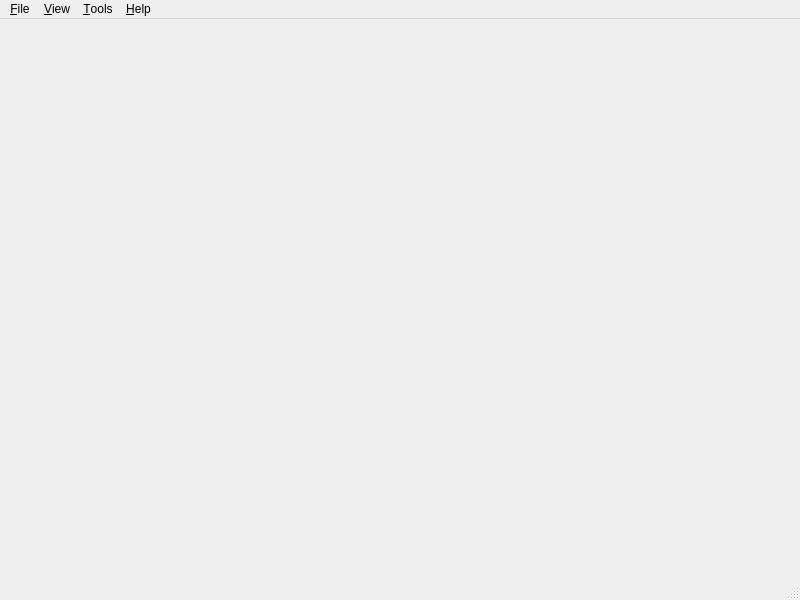
<?xml version="1.0" encoding="UTF-8"?>
<ui version="4.0">
 <class>main_window</class>
 <widget class="ApplicationFrame" name="main_window">
  <property name="geometry">
   <rect>
    <x>0</x>
    <y>0</y>
    <width>800</width>
    <height>600</height>
   </rect>
  </property>
  <property name="windowTitle">
   <string>SPS Hysteresis Prediction</string>
  </property>
  <property name="useRBAC" stdset="0">
   <bool>false</bool>
  </property>
  <widget class="QWidget" name="central_widget">
   <layout class="QHBoxLayout" name="horizontalLayout">
    <item>
     <widget class="PlotWidget" name="widgetPlot" native="true"/>
    </item>
    <item>
     <widget class="PlotSettingsWidget" name="widgetSettings" native="true"/>
    </item>
   </layout>
  </widget>
  <widget class="QMenuBar" name="menu_bar">
   <property name="geometry">
    <rect>
     <x>0</x>
     <y>0</y>
     <width>800</width>
     <height>20</height>
    </rect>
   </property>
   <widget class="QMenu" name="menu_file">
    <property name="title">
     <string>&amp;File</string>
    </property>
    <addaction name="action_Load_Model"/>
    <addaction name="separator"/>
    <addaction name="action_exit"/>
   </widget>
   <widget class="QMenu" name="menu_help">
    <property name="title">
     <string>&amp;Help</string>
    </property>
    <addaction name="action_about"/>
   </widget>
   <widget class="QMenu" name="menu_view">
    <property name="title">
     <string>&amp;View</string>
    </property>
    <addaction name="actionPrediction_Analysis"/>
    <addaction name="action_Trim_View"/>
    <addaction name="separator"/>
    <addaction name="action_minimize"/>
    <addaction name="action_maximize"/>
    <addaction name="action_fullscreen"/>
   </widget>
   <widget class="QMenu" name="menuTools">
    <property name="title">
     <string>&amp;Tools</string>
    </property>
    <addaction name="actionShow_Plot_Settings"/>
    <addaction name="actionContinuous_Data_Export"/>
    <addaction name="action_Clear_Buffer"/>
    <addaction name="separator"/>
    <addaction name="action_Clear_Reference"/>
    <addaction name="actionReset_state"/>
    <addaction name="separator"/>
    <addaction name="actionAutoregressive"/>
    <addaction name="actionProgrammed_current"/>
    <addaction name="actionEddy_currents"/>
   </widget>
   <addaction name="menu_file"/>
   <addaction name="menu_view"/>
   <addaction name="menuTools"/>
   <addaction name="menu_help"/>
  </widget>
  <widget class="QStatusBar" name="status_bar"/>
  <action name="action_exit">
   <property name="text">
    <string>Exit</string>
   </property>
   <property name="menuRole">
    <enum>QAction::MenuRole::QuitRole</enum>
   </property>
  </action>
  <action name="action_about">
   <property name="text">
    <string>About</string>
   </property>
   <property name="menuRole">
    <enum>QAction::MenuRole::AboutRole</enum>
   </property>
  </action>
  <action name="action_minimize">
   <property name="text">
    <string>Minimize</string>
   </property>
  </action>
  <action name="action_maximize">
   <property name="text">
    <string>Maximize</string>
   </property>
  </action>
  <action name="action_fullscreen">
   <property name="checkable">
    <bool>true</bool>
   </property>
   <property name="text">
    <string>Toggle Fullscreen</string>
   </property>
   <property name="toolTip">
    <string>Toggle Fullscreen</string>
   </property>
  </action>
  <action name="actionShow_Plot_Settings">
   <property name="checkable">
    <bool>true</bool>
   </property>
   <property name="checked">
    <bool>true</bool>
   </property>
   <property name="text">
    <string>Show Plot Settings</string>
   </property>
   <property name="shortcut">
    <string>Ctrl+T</string>
   </property>
  </action>
  <action name="action_Load_Model">
   <property name="text">
    <string>&amp;Load Model</string>
   </property>
  </action>
  <action name="actionPrediction_Analysis">
   <property name="text">
    <string>Prediction &amp;Analysis</string>
   </property>
  </action>
  <action name="action_Trim_View">
   <property name="text">
    <string>&amp;Trim View</string>
   </property>
  </action>
  <action name="actionContinuous_Data_Export">
   <property name="checkable">
    <bool>true</bool>
   </property>
   <property name="text">
    <string>Continuous Data Export</string>
   </property>
   <property name="toolTip">
    <string>Enable / Disable continuous data export. This will write cycle data to disk when new measured data arrives.</string>
   </property>
  </action>
  <action name="action_Clear_Buffer">
   <property name="text">
    <string>&amp;Clear Buffer</string>
   </property>
  </action>
  <action name="action_Clear_Reference">
   <property name="text">
    <string>&amp;Clear Reference</string>
   </property>
  </action>
  <action name="actionReset_state">
   <property name="text">
    <string>Reset &amp;state</string>
   </property>
  </action>
  <action name="actionAutoregressive">
   <property name="checkable">
    <bool>true</bool>
   </property>
   <property name="checked">
    <bool>false</bool>
   </property>
   <property name="text">
    <string>Autoregressive</string>
   </property>
  </action>
  <action name="actionProgrammed_current">
   <property name="checkable">
    <bool>true</bool>
   </property>
   <property name="checked">
    <bool>true</bool>
   </property>
   <property name="text">
    <string>Programmed current</string>
   </property>
  </action>
  <action name="actionEddy_currents">
   <property name="checkable">
    <bool>true</bool>
   </property>
   <property name="checked">
    <bool>true</bool>
   </property>
   <property name="text">
    <string>Eddy currents</string>
   </property>
  </action>
 </widget>
 <customwidgets>
  <customwidget>
   <class>ApplicationFrame</class>
   <extends>QMainWindow</extends>
   <header>accwidgets.app_frame</header>
   <container>1</container>
  </customwidget>
  <customwidget>
   <class>PlotSettingsWidget</class>
   <extends>QWidget</extends>
   <header>sps_apps.hysteresis_prediction.widgets.plot_settings_widget</header>
   <container>1</container>
  </customwidget>
  <customwidget>
   <class>PlotWidget</class>
   <extends>QWidget</extends>
   <header>sps_apps.hysteresis_prediction.widgets.plot_widget.h</header>
   <container>1</container>
  </customwidget>
 </customwidgets>
 <resources/>
 <connections>
  <connection>
   <sender>action_about</sender>
   <signal>triggered()</signal>
   <receiver>main_window</receiver>
   <slot>showAboutDialog()</slot>
   <hints>
    <hint type="sourcelabel">
     <x>-1</x>
     <y>-1</y>
    </hint>
    <hint type="destinationlabel">
     <x>399</x>
     <y>299</y>
    </hint>
   </hints>
  </connection>
  <connection>
   <sender>action_exit</sender>
   <signal>triggered()</signal>
   <receiver>main_window</receiver>
   <slot>close()</slot>
   <hints>
    <hint type="sourcelabel">
     <x>-1</x>
     <y>-1</y>
    </hint>
    <hint type="destinationlabel">
     <x>399</x>
     <y>299</y>
    </hint>
   </hints>
  </connection>
  <connection>
   <sender>action_minimize</sender>
   <signal>triggered()</signal>
   <receiver>main_window</receiver>
   <slot>showMinimized()</slot>
   <hints>
    <hint type="sourcelabel">
     <x>-1</x>
     <y>-1</y>
    </hint>
    <hint type="destinationlabel">
     <x>399</x>
     <y>299</y>
    </hint>
   </hints>
  </connection>
  <connection>
   <sender>action_maximize</sender>
   <signal>triggered()</signal>
   <receiver>main_window</receiver>
   <slot>showMaximized()</slot>
   <hints>
    <hint type="sourcelabel">
     <x>-1</x>
     <y>-1</y>
    </hint>
    <hint type="destinationlabel">
     <x>399</x>
     <y>299</y>
    </hint>
   </hints>
  </connection>
  <connection>
   <sender>action_fullscreen</sender>
   <signal>triggered()</signal>
   <receiver>main_window</receiver>
   <slot>toggleFullScreen()</slot>
   <hints>
    <hint type="sourcelabel">
     <x>-1</x>
     <y>-1</y>
    </hint>
    <hint type="destinationlabel">
     <x>399</x>
     <y>299</y>
    </hint>
   </hints>
  </connection>
 </connections>
 <slots>
  <slot>showAboutDialog()</slot>
  <slot>toggleFullScreen()</slot>
 </slots>
</ui>
